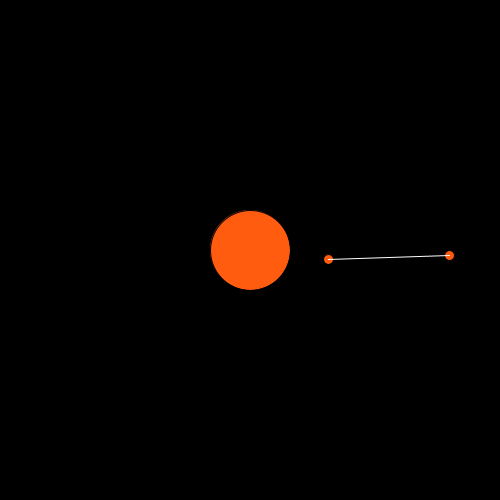
Frame 1 (no input)
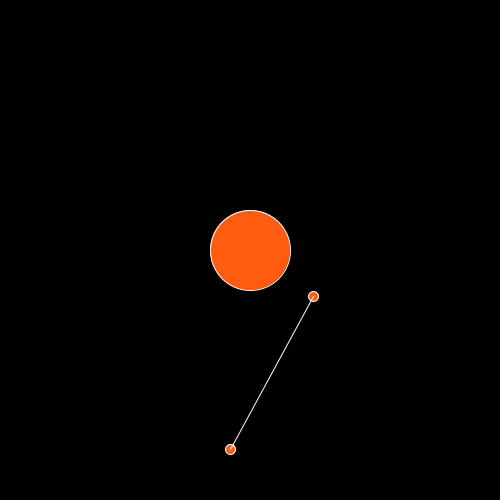
Frame 60 (the mouse pressed at the canvas centre just before this capture)
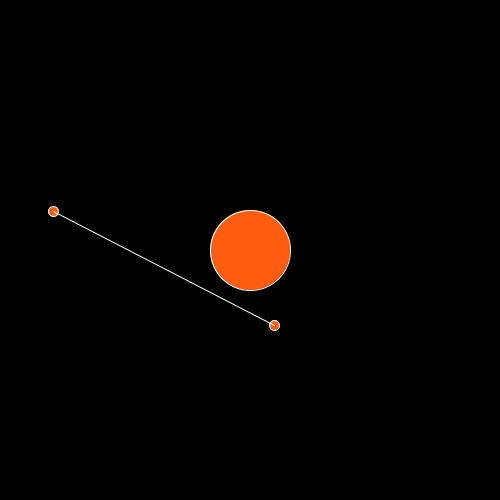
Frame 120 (the mouse held since frame 60 and released just before this capture)

The Processing sketch that drew these frames (run headless with seeded random() and noise(); from frame 60 on, the mouse is pressed at the canvas centre):

// Processing sketch: week04_2_mercury_earth_sun_88_days_java
// ── week04_2_mercury_earth_sun_88_days_java.pde
void setup(){
  size(500,500);
}
void draw(){
  background(0);
  fill(255,92,15);
  ellipse(250,250,80,80);
  
  float a = frameCount/36.0;
  float a2 = frameCount/36.0*365/88;
  
  ellipse(250+200*cos(a),250+200*sin(a),10,10);
  ellipse(250+79*cos(a2),250+79*sin(a2),10,10);
  
  stroke(255);
  line(250+200*cos(a),250+200*sin(a),250+79*cos(a2),250+79*sin(a2));
}
